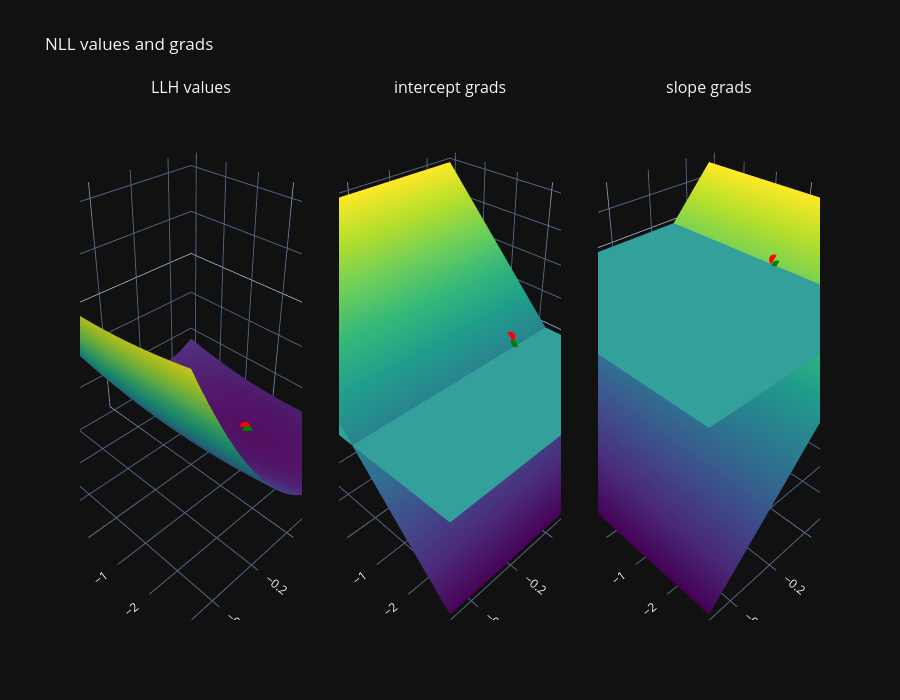

Notebook cell for this chart:
### Code cell
fig = make_subplots(
    rows=1, cols=3,
    subplot_titles=['LLH values', 'intercept grads', 'slope grads'],
    specs=[[{'type': 'surface'}, {'type': 'surface'}, {'type': 'surface'}],],
    horizontal_spacing=0.05,
    vertical_spacing=0.1,
)

# --- VALUES ---

fig.add_trace(go.Surface(x=slps, y=ints, z=np.asarray(llh_values), showscale=False, colorscale='Viridis'), row=1, col=1)

fig.add_trace(go.Scatter3d(
    x=[orig_slope], y=[orig_intercept], z=[llh_from_hps(orig_slope, orig_intercept)],
    mode='markers', marker=dict(size=6, color='red'),
    showlegend=False,
), row=1, col=1)

fig.add_trace(go.Scatter3d(
    x=[slps[slope_opt].item()], y=[ints[intercept_opt].item()], z=[llh_values[intercept_opt, slope_opt].item()],
    mode='markers', marker=dict(size=6, color='green'),
    name=f'Mean optimal (slope={slps[slope_opt].item():.2f}, intercept={ints[intercept_opt].item():.2f})',
    showlegend=False,
), row=1, col=1)

# --- GRADS (slope) ---

fig.add_trace(go.Surface(x=slps, y=ints, z=np.asarray(llh_grads[1]), showscale=False, colorscale='Viridis'), row=1, col=2)

fig.add_trace(go.Surface(x=slps, y=ints, z=np.asarray(jnp.zeros_like(llh_grads[1])), showscale=False, colorscale='Viridis'), row=1, col=2)

fig.add_trace(go.Scatter3d(
    x=[orig_slope], y=[orig_intercept], z=[grad(llh_from_hps, argnums=(0, 1))(orig_slope, orig_intercept)[1]],
    mode='markers', marker=dict(size=6, color='red'),
    showlegend=False,
), row=1, col=2)

fig.add_trace(go.Scatter3d(
    x=[slps[slope_opt].item()], y=[ints[intercept_opt].item()], z=[llh_grads[1][intercept_opt, slope_opt].item()],
    mode='markers', marker=dict(size=6, color='green'),
    name=f'Mean optimal (slope={slps[slope_opt].item():.2f}, intercept={ints[intercept_opt].item():.2f})',
    showlegend=False,
), row=1, col=2)

# --- GRADS (intercept) ---

fig.add_trace(go.Surface(x=slps, y=ints, z=np.asarray(llh_grads[0]), showscale=False, colorscale='Viridis'), row=1, col=3)

fig.add_trace(go.Surface(x=slps, y=ints, z=np.asarray(jnp.zeros_like(llh_grads[0])), showscale=False, colorscale='Viridis'), row=1, col=3)

fig.add_trace(go.Scatter3d(
    x=[orig_slope], y=[orig_intercept], z=[grad(llh_from_hps, argnums=(0, 1))(orig_slope, orig_intercept)[0]],
    mode='markers', marker=dict(size=6, color='red'),
    showlegend=False,
), row=1, col=3)

fig.add_trace(go.Scatter3d(
    x=[slps[slope_opt].item()], y=[ints[intercept_opt].item()], z=[llh_grads[0][intercept_opt, slope_opt].item()],
    mode='markers', marker=dict(size=6, color='green'),
	name=f'Mean optimal (slope={slps[slope_opt].item():.2f}, intercept={ints[intercept_opt].item():.2f})',
    showlegend=False,
), row=1, col=3)

fig.update_layout(
    title='NLL values and grads',
    scene =dict(xaxis_title='slope', yaxis_title='intercept', zaxis_title='NLL values', xaxis_autorange='reversed', yaxis_autorange='reversed'),
    scene2=dict(xaxis_title='slope', yaxis_title='intercept', zaxis_title='NLL grads - intercept', xaxis_autorange='reversed', yaxis_autorange='reversed'),
    scene3=dict(xaxis_title='slope', yaxis_title='intercept', zaxis_title='NLL grads - slope', xaxis_autorange='reversed', yaxis_autorange='reversed'),
	height=700
)

fig.show()

### Figure 1 — Plotly figure (JSON) as saved in the notebook; plotly's stock layout.template omitted (floating-point values rounded to 4 significant figures; data arrays with more than 128 entries replaced by an {"elided": "..."} marker saying what was removed)
{"data": [{"colorscale": [[0.0, "#440154"], [0.1111, "#482878"], [0.2222, "#3e4989"], [0.3333, "#31688e"], [0.4444, "#26828e"], [0.5556, "#1f9e89"], [0.6667, "#35b779"], [0.7778, "#6ece58"], [0.8889, "#b5de2b"], [1.0, "#fde725"]], "showscale": false, "x": [-0.5, -0.4796, -0.4592, -0.4388, -0.4184, -0.398, -0.3776, -0.3571, -0.3367, -0.3163, -0.2959, -0.2755, -0.2551, -0.2347, -0.2143, -0.1939, -0.1735, -0.1531, -0.1327, -0.1122, -0.09184, -0.07143, -0.05102, -0.03061, -0.0102, 0.0102, 0.03061, 0.05102, 0.07143, 0.09184, 0.1122, 0.1327, 0.1531, 0.1735, 0.1939, 0.2143, 0.2347, 0.2551, 0.2755, 0.2959, 0.3163, 0.3367, 0.3571, 0.3776, 0.398, 0.4184, 0.4388, 0.4592, 0.4796, 0.5], "y": [-3.0, -2.878, -2.755, -2.633, -2.51, -2.388, -2.265, -2.143, -2.02, -1.898, -1.776, -1.653, -1.531, -1.408, -1.286, -1.163, -1.041, -0.9184, -0.7959, -0.6735, -0.551, -0.4286, -0.3061, -0.1837, -0.06122, 0.06122, 0.1837, 0.3061, 0.4286, 0.551, 0.6735, 0.7959, 0.9184, 1.041, 1.163, 1.286, 1.408, 1.531, 1.653, 1.776, 1.898, 2.02, 2.143, 2.265, 2.388, 2.51, 2.633, 2.755, 2.878, 3.0], "z": {"elided": "50x50 float values"}, "type": "surface", "scene": "scene"}, {"marker": {"color": "red", "size": 6}, "mode": "markers", "showlegend": false, "x": [0.3076], "y": [-0.1644], "z": [-279.9], "type": "scatter3d", "scene": "scene"}, {"marker": {"color": "green", "size": 6}, "mode": "markers", "name": "Mean optimal (slope=0.30, intercept=-0.31)", "showlegend": false, "x": [0.2959], "y": [-0.3061], "z": [-280.1], "type": "scatter3d", "scene": "scene"}, {"colorscale": [[0.0, "#440154"], [0.1111, "#482878"], [0.2222, "#3e4989"], [0.3333, "#31688e"], [0.4444, "#26828e"], [0.5556, "#1f9e89"], [0.6667, "#35b779"], [0.7778, "#6ece58"], [0.8889, "#b5de2b"], [1.0, "#fde725"]], "showscale": false, "x": [-0.5, -0.4796, -0.4592, -0.4388, -0.4184, -0.398, -0.3776, -0.3571, -0.3367, -0.3163, -0.2959, -0.2755, -0.2551, -0.2347, -0.2143, -0.1939, -0.1735, -0.1531, -0.1327, -0.1122, -0.09184, -0.07143, -0.05102, -0.03061, -0.0102, 0.0102, 0.03061, 0.05102, 0.07143, 0.09184, 0.1122, 0.1327, 0.1531, 0.1735, 0.1939, 0.2143, 0.2347, 0.2551, 0.2755, 0.2959, 0.3163, 0.3367, 0.3571, 0.3776, 0.398, 0.4184, 0.4388, 0.4592, 0.4796, 0.5], "y": [-3.0, -2.878, -2.755, -2.633, -2.51, -2.388, -2.265, -2.143, -2.02, -1.898, -1.776, -1.653, -1.531, -1.408, -1.286, -1.163, -1.041, -0.9184, -0.7959, -0.6735, -0.551, -0.4286, -0.3061, -0.1837, -0.06122, 0.06122, 0.1837, 0.3061, 0.4286, 0.551, 0.6735, 0.7959, 0.9184, 1.041, 1.163, 1.286, 1.408, 1.531, 1.653, 1.776, 1.898, 2.02, 2.143, 2.265, 2.388, 2.51, 2.633, 2.755, 2.878, 3.0], "z": {"elided": "50x50 float values"}, "type": "surface", "scene": "scene2"}, {"colorscale": [[0.0, "#440154"], [0.1111, "#482878"], [0.2222, "#3e4989"], [0.3333, "#31688e"], [0.4444, "#26828e"], [0.5556, "#1f9e89"], [0.6667, "#35b779"], [0.7778, "#6ece58"], [0.8889, "#b5de2b"], [1.0, "#fde725"]], "showscale": false, "x": [-0.5, -0.4796, -0.4592, -0.4388, -0.4184, -0.398, -0.3776, -0.3571, -0.3367, -0.3163, -0.2959, -0.2755, -0.2551, -0.2347, -0.2143, -0.1939, -0.1735, -0.1531, -0.1327, -0.1122, -0.09184, -0.07143, -0.05102, -0.03061, -0.0102, 0.0102, 0.03061, 0.05102, 0.07143, 0.09184, 0.1122, 0.1327, 0.1531, 0.1735, 0.1939, 0.2143, 0.2347, 0.2551, 0.2755, 0.2959, 0.3163, 0.3367, 0.3571, 0.3776, 0.398, 0.4184, 0.4388, 0.4592, 0.4796, 0.5], "y": [-3.0, -2.878, -2.755, -2.633, -2.51, -2.388, -2.265, -2.143, -2.02, -1.898, -1.776, -1.653, -1.531, -1.408, -1.286, -1.163, -1.041, -0.9184, -0.7959, -0.6735, -0.551, -0.4286, -0.3061, -0.1837, -0.06122, 0.06122, 0.1837, 0.3061, 0.4286, 0.551, 0.6735, 0.7959, 0.9184, 1.041, 1.163, 1.286, 1.408, 1.531, 1.653, 1.776, 1.898, 2.02, 2.143, 2.265, 2.388, 2.51, 2.633, 2.755, 2.878, 3.0], "z": {"elided": "50x50 float values"}, "type": "surface", "scene": "scene2"}, {"marker": {"color": "red", "size": 6}, "mode": "markers", "showlegend": false, "x": [0.3076], "y": [-0.1644], "z": [1.052], "type": "scatter3d", "scene": "scene2"}, {"marker": {"color": "green", "size": 6}, "mode": "markers", "name": "Mean optimal (slope=0.30, intercept=-0.31)", "showlegend": false, "x": [0.2959], "y": [-0.3061], "z": [0.2075], "type": "scatter3d", "scene": "scene2"}, {"colorscale": [[0.0, "#440154"], [0.1111, "#482878"], [0.2222, "#3e4989"], [0.3333, "#31688e"], [0.4444, "#26828e"], [0.5556, "#1f9e89"], [0.6667, "#35b779"], [0.7778, "#6ece58"], [0.8889, "#b5de2b"], [1.0, "#fde725"]], "showscale": false, "x": [-0.5, -0.4796, -0.4592, -0.4388, -0.4184, -0.398, -0.3776, -0.3571, -0.3367, -0.3163, -0.2959, -0.2755, -0.2551, -0.2347, -0.2143, -0.1939, -0.1735, -0.1531, -0.1327, -0.1122, -0.09184, -0.07143, -0.05102, -0.03061, -0.0102, 0.0102, 0.03061, 0.05102, 0.07143, 0.09184, 0.1122, 0.1327, 0.1531, 0.1735, 0.1939, 0.2143, 0.2347, 0.2551, 0.2755, 0.2959, 0.3163, 0.3367, 0.3571, 0.3776, 0.398, 0.4184, 0.4388, 0.4592, 0.4796, 0.5], "y": [-3.0, -2.878, -2.755, -2.633, -2.51, -2.388, -2.265, -2.143, -2.02, -1.898, -1.776, -1.653, -1.531, -1.408, -1.286, -1.163, -1.041, -0.9184, -0.7959, -0.6735, -0.551, -0.4286, -0.3061, -0.1837, -0.06122, 0.06122, 0.1837, 0.3061, 0.4286, 0.551, 0.6735, 0.7959, 0.9184, 1.041, 1.163, 1.286, 1.408, 1.531, 1.653, 1.776, 1.898, 2.02, 2.143, 2.265, 2.388, 2.51, 2.633, 2.755, 2.878, 3.0], "z": {"elided": "50x50 float values"}, "type": "surface", "scene": "scene3"}, {"colorscale": [[0.0, "#440154"], [0.1111, "#482878"], [0.2222, "#3e4989"], [0.3333, "#31688e"], [0.4444, "#26828e"], [0.5556, "#1f9e89"], [0.6667, "#35b779"], [0.7778, "#6ece58"], [0.8889, "#b5de2b"], [1.0, "#fde725"]], "showscale": false, "x": [-0.5, -0.4796, -0.4592, -0.4388, -0.4184, -0.398, -0.3776, -0.3571, -0.3367, -0.3163, -0.2959, -0.2755, -0.2551, -0.2347, -0.2143, -0.1939, -0.1735, -0.1531, -0.1327, -0.1122, -0.09184, -0.07143, -0.05102, -0.03061, -0.0102, 0.0102, 0.03061, 0.05102, 0.07143, 0.09184, 0.1122, 0.1327, 0.1531, 0.1735, 0.1939, 0.2143, 0.2347, 0.2551, 0.2755, 0.2959, 0.3163, 0.3367, 0.3571, 0.3776, 0.398, 0.4184, 0.4388, 0.4592, 0.4796, 0.5], "y": [-3.0, -2.878, -2.755, -2.633, -2.51, -2.388, -2.265, -2.143, -2.02, -1.898, -1.776, -1.653, -1.531, -1.408, -1.286, -1.163, -1.041, -0.9184, -0.7959, -0.6735, -0.551, -0.4286, -0.3061, -0.1837, -0.06122, 0.06122, 0.1837, 0.3061, 0.4286, 0.551, 0.6735, 0.7959, 0.9184, 1.041, 1.163, 1.286, 1.408, 1.531, 1.653, 1.776, 1.898, 2.02, 2.143, 2.265, 2.388, 2.51, 2.633, 2.755, 2.878, 3.0], "z": {"elided": "50x50 float values"}, "type": "surface", "scene": "scene3"}, {"marker": {"color": "red", "size": 6}, "mode": "markers", "showlegend": false, "x": [0.3076], "y": [-0.1644], "z": [19.69], "type": "scatter3d", "scene": "scene3"}, {"marker": {"color": "green", "size": 6}, "mode": "markers", "name": "Mean optimal (slope=0.30, intercept=-0.31)", "showlegend": false, "x": [0.2959], "y": [-0.3061], "z": [2.547], "type": "scatter3d", "scene": "scene3"}], "layout": {"scene": {"domain": {"x": [0.0, 0.3], "y": [0.0, 1.0]}, "xaxis": {"title": {"text": "slope"}, "autorange": "reversed"}, "yaxis": {"title": {"text": "intercept"}, "autorange": "reversed"}, "zaxis": {"title": {"text": "NLL values"}}}, "scene2": {"domain": {"x": [0.35, 0.65], "y": [0.0, 1.0]}, "xaxis": {"title": {"text": "slope"}, "autorange": "reversed"}, "yaxis": {"title": {"text": "intercept"}, "autorange": "reversed"}, "zaxis": {"title": {"text": "NLL grads - intercept"}}}, "scene3": {"domain": {"x": [0.7, 1.0], "y": [0.0, 1.0]}, "xaxis": {"title": {"text": "slope"}, "autorange": "reversed"}, "yaxis": {"title": {"text": "intercept"}, "autorange": "reversed"}, "zaxis": {"title": {"text": "NLL grads - slope"}}}, "annotations": [{"font": {"size": 16}, "showarrow": false, "text": "LLH values", "x": 0.15, "xanchor": "center", "xref": "paper", "y": 1.0, "yanchor": "bottom", "yref": "paper"}, {"font": {"size": 16}, "showarrow": false, "text": "intercept grads", "x": 0.5, "xanchor": "center", "xref": "paper", "y": 1.0, "yanchor": "bottom", "yref": "paper"}, {"font": {"size": 16}, "showarrow": false, "text": "slope grads", "x": 0.85, "xanchor": "center", "xref": "paper", "y": 1.0, "yanchor": "bottom", "yref": "paper"}], "title": {"text": "NLL values and grads"}, "height": 700}}
